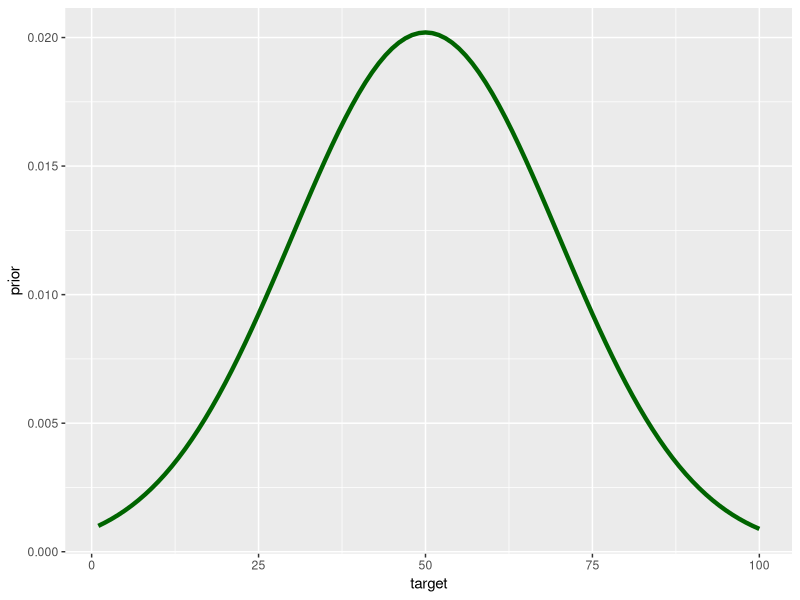
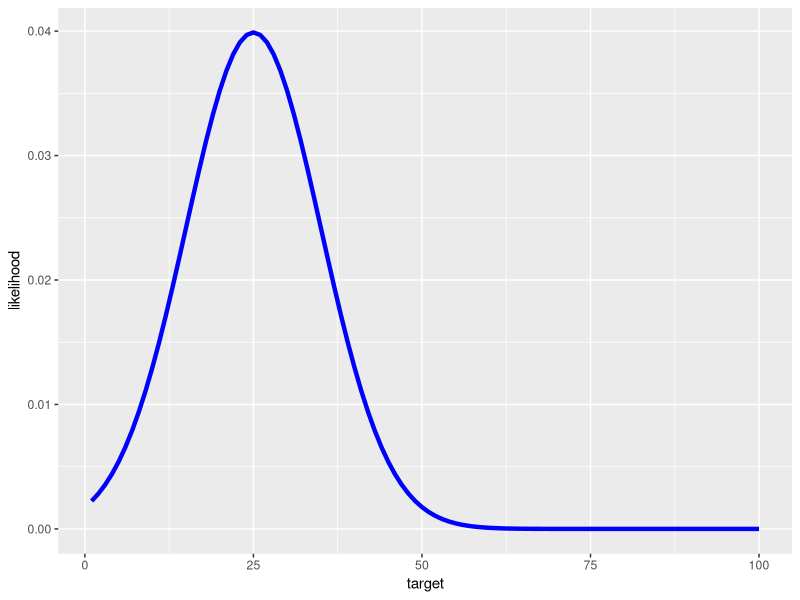
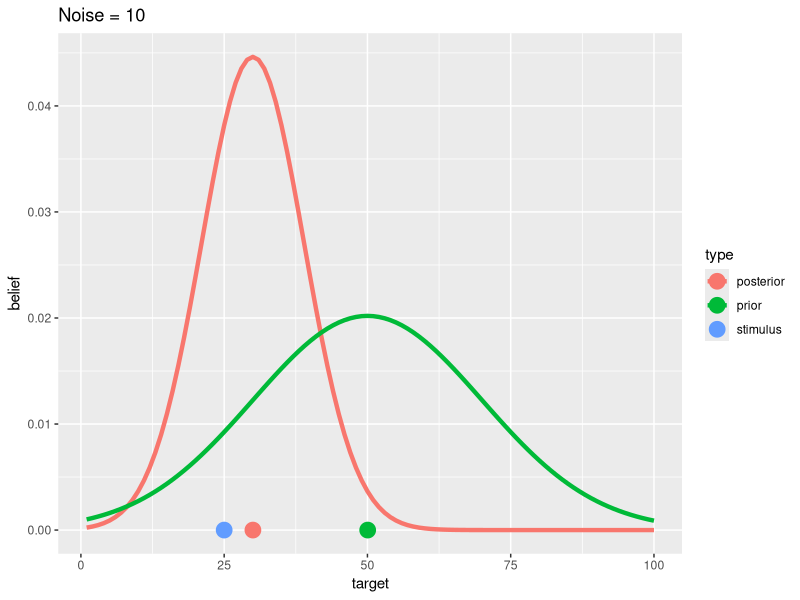

These charts were generated, in order, by the following R code:
## ---- chunk 1
knitr::opts_chunk$set(echo = TRUE)
## ---- chunk 2
library(tidyverse)
## ---- chunk 3
target <- 1:100
category_mean <- 50
category_sd <- 20
stimulus <- 25
noise <- 10
## ---- chunk 4
# prior
get_prior <- function(t, mu, sig) {
  pr <- dnorm(t, mean = mu, sd = sig) # normal distribution
  pr <- pr / sum(pr)                  # make it sum to 1
  return(pr)
}

# likelihood (is *not* a distribution over hypotheses, so doesn't sum to 1)
get_likelihood <- function(s, t, noise) {
  lik <- dnorm(s, mean = t, sd = noise) # normal distribution
  return(lik) 
}
## ---- chunk 5
# calculate the prior
prior <- get_prior(target, category_mean, category_sd) 

# draw a picture
tibble(target, prior) %>%
  ggplot(aes(x = target, y = prior)) + 
  geom_line(lwd = 1.5, colour = "darkgreen")
## ---- chunk 6
# calculate the prior
likelihood <- get_likelihood(stimulus, target, noise) 

# draw a picture
tibble(target, likelihood) %>%
  ggplot(aes(x = target, y = likelihood)) + 
  geom_line(lwd = 1.5, colour = "blue")
## ---- chunk 7
normalise <- function(prob) {
  return( prob / sum(prob) )
} 
## ---- chunk 8
get_posterior <- function(stimulus, target, noise, catmean, catsd) {
  
  # priors and likelihoods
  prior <- get_prior(target, catmean, catsd) 
  likelihood <- get_likelihood(stimulus, target, noise)
  
  # posterior
  posterior <- (prior * likelihood) %>% normalise()
  
  # organise everything into a tibble!
  out <- tibble(stimulus, target, prior, posterior, noise, catmean, catsd)
  
  return(out)
}
## ---- chunk 9
plot_beliefs <- function(belief) {
  
  belief_long <- belief %>% 
    gather(key = "type", value = "belief", prior, posterior)
  
  belief_summaries <- belief %>% 
    summarise(
      prior = sum(prior * target),
      posterior = sum(posterior * target),
      stimulus = mean(stimulus)
    ) %>% 
    gather(key = "type", value = "location", prior, posterior, stimulus)
  
  pic <- belief_long %>% 
    ggplot(aes(x = target, y = belief, colour = type)) + 
    geom_line(lwd = 1.5) + 
    geom_point(
      data = belief_summaries, 
      mapping = aes(x = location, y = 0, colour = type),
      size = 5
      ) + 
    ggtitle(paste("Noise =", belief$noise[1]))
  
  plot(pic)
}
## ---- chunk 10
belief <- get_posterior(
  stimulus, target, noise, category_mean, category_sd
)
## ---- chunk 11
belief
## ---- chunk 12
plot_beliefs(belief)
## ---- chunk 13
target <- 1:100
category_mean <- 50
category_sd <- 20
stimulus <- 25
noise <- 10
